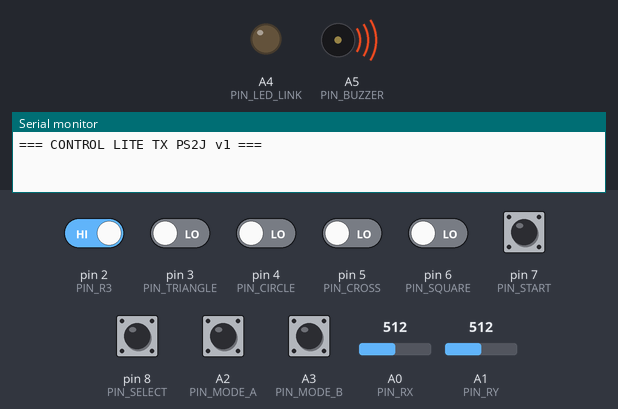
A sketch run on a simulated Arduino Uno, built with avr-gcc and run on an emulated ATmega328P. Shown: output pins drawn as LEDs (lit = HIGH), buzzer (waves = sounding), the last lines printed to the serial monitor. The test bench sets the inputs (shaded band); at power-on: A2 (PIN_MODE_A), A3 (PIN_MODE_B), pin 2 (PIN_R3) HIGH, pin 3 (PIN_TRIANGLE), pin 4 (PIN_CIRCLE), pin 5 (PIN_CROSS), pin 6 (PIN_SQUARE), pin 7 (PIN_START), pin 8 (PIN_SELECT) LOW, A0 (PIN_RX) = 512, A1 (PIN_RY) = 512. No radio packets arrive unless stated.

Above: at 0.06 s.
At 1.2 s:
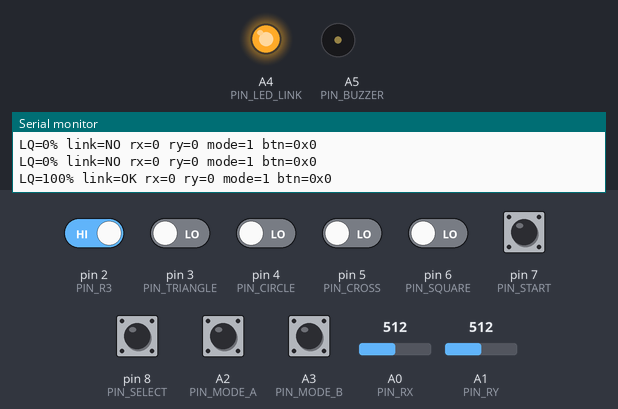
1.3 s: A2 (PIN_MODE_A) pulled LOW for 0.15 s
At 2.0 s:
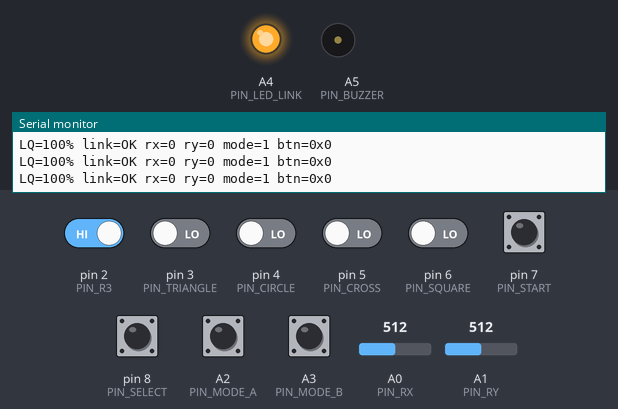
3.0 s: pin 2 (PIN_R3) driven LOW and pin 3 (PIN_TRIANGLE) driven HIGH and pin 4 (PIN_CIRCLE) driven HIGH and pin 5 (PIN_CROSS) driven HIGH and pin 6 (PIN_SQUARE) driven HIGH
4.9 s: pin 7 (PIN_START) pulled HIGH for 0.15 s
6.5 s: pin 8 (PIN_SELECT) pulled HIGH for 0.15 s
Timing chart, 0 to 9.1 s (numbered marks = the images above; inputs shaded):
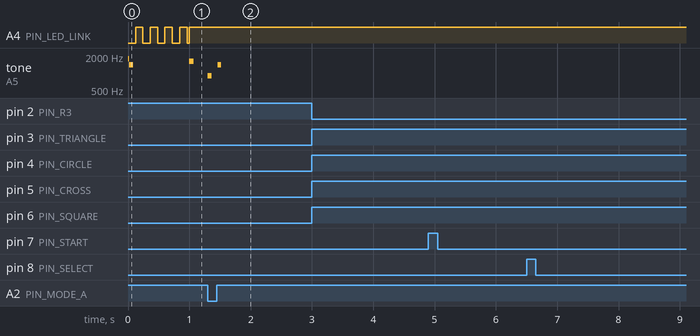

The sketch:

codigo_control_lite_v1.ino
```cpp
#include <Arduino.h>
#include <SPI.h>
#include <RF24.h>

// ================= NRF =================
RF24 radio(9, 10);                // CE, CSN
const uint8_t ADDR[6] = "JR001";  // Igual en RX

// ================= PINS CONTROL LITE =================
// Stick físico (lo tratamos como stick DERECHO)
static const uint8_t PIN_RX = A0;
static const uint8_t PIN_RY = A1;

// Click del stick (R3)
static const uint8_t PIN_R3 = 2;

// 4 botones “colores” del shield -> PS2
static const uint8_t PIN_TRIANGLE = 3;
static const uint8_t PIN_CIRCLE = 4;
static const uint8_t PIN_CROSS = 5;
static const uint8_t PIN_SQUARE = 6;

// Start / Select
static const uint8_t PIN_START = 7;
static const uint8_t PIN_SELECT = 8;

// Switch 3 posiciones (A2/A3 + GND)
static const uint8_t PIN_MODE_A = A2;
static const uint8_t PIN_MODE_B = A3;

// LED estado + buzzer pasivo
static const uint8_t PIN_LED_LINK = A4;  // resistencia 330–470 ohm
static const uint8_t PIN_BUZZER = A5;    // buzzer pasivo

// ================= AJUSTES =================
static const bool BUTTONS_ACTIVE_LOW = false;  // tu shield: suelto=0 presionado=1
static const uint8_t DEADZONE_PERCENT = 6;     // 4..10 típico
static const uint8_t FILTER_STRENGTH = 4;      // 2..8 (más alto = más suave)

static const uint16_t SEND_PERIOD_MS = 20;     // 50 Hz
static const uint16_t LQ_WINDOW_MS = 1000;     // link quality por ACK
static const uint16_t SERIAL_PERIOD_MS = 120;  // debug

// ================= PS2J v1 =================
enum PS2J_Button : uint16_t {
  PS2J_SELECT = (1u << 0),
  PS2J_START = (1u << 1),
  PS2J_SQUARE = (1u << 2),
  PS2J_CROSS = (1u << 3),
  PS2J_CIRCLE = (1u << 4),
  PS2J_TRIANGLE = (1u << 5),
  PS2J_R3 = (1u << 6),
};

struct PS2J_Packet {
  int8_t lx;      // Lite no tiene -> 0
  int8_t ly;      // Lite no tiene -> 0
  int8_t rx;      // tu stick X
  int8_t ry;      // tu stick Y
  uint16_t btn;   // 7 botones en bits
  uint8_t mode3;  // switch 0/1/2
  uint8_t seq;    // contador
  uint8_t flags;  // 1=Lite (opcional)
};
static_assert(sizeof(PS2J_Packet) == 9, "Control Lite PS2J v1 wire packet must be 9 bytes on AVR");

static const uint8_t PS2J_FLAG_LITE = 1;

// ================= INTERNALS =================
static int16_t filtX = 512, filtY = 512;

static uint32_t lastSendMs = 0, lastLQMs = 0, lastSerialMs = 0;
static uint16_t sent = 0, acked = 0;
static uint8_t lastLQ = 0;
static bool linkOk = false, prevLinkOk = false;

static uint32_t ledBlinkMs = 0;
static bool ledState = false;

static bool buzzerPlaying = false;
static uint32_t buzzerOffMs = 0;

static uint8_t seqCounter = 0;
static uint8_t prevMode = 255;

// ================= HELPERS =================
static inline bool pressed(uint8_t pin) {
  uint8_t v = digitalRead(pin);
  return BUTTONS_ACTIVE_LOW ? (v == LOW) : (v == HIGH);
}

static inline int16_t readFilteredAnalog(uint8_t pin, int16_t &accum) {
  int16_t raw = analogRead(pin);
  accum = accum + (raw - accum) / (int16_t)FILTER_STRENGTH;
  return accum;
}

static inline int8_t mapAxisToInt8(int16_t adc) {
  int16_t centered = adc - 512;
  int16_t dz = (int32_t)1023 * DEADZONE_PERCENT / 100 / 2;
  if (centered > -dz && centered < dz) centered = 0;

  int32_t scaled = (int32_t)centered * 127 / 512;
  if (scaled > 127) scaled = 127;
  if (scaled < -127) scaled = -127;
  return (int8_t)scaled;
}

static inline uint8_t readMode3pos() {
  // INPUT_PULLUP + centro del switch a GND:
  bool a = (digitalRead(PIN_MODE_A) == LOW);
  bool b = (digitalRead(PIN_MODE_B) == LOW);
  if (a && !b) return 0;
  if (!a && b) return 2;
  return 1;
}

static inline bool pressedR3() {
  return digitalRead(PIN_R3) == LOW;  // con INPUT_PULLUP, LOW = apretado
}

static uint16_t readButtonsPS2J() {
  uint16_t b = 0;
  if (pressed(PIN_SELECT)) b |= PS2J_SELECT;
  if (pressed(PIN_START)) b |= PS2J_START;
  if (pressed(PIN_SQUARE)) b |= PS2J_SQUARE;
  if (pressed(PIN_CROSS)) b |= PS2J_CROSS;
  if (pressed(PIN_CIRCLE)) b |= PS2J_CIRCLE;
  if (pressed(PIN_TRIANGLE)) b |= PS2J_TRIANGLE;


  if (pressedR3()) b |= PS2J_R3;  // <- SOLO R3 distinto
  //if (pressed(PIN_R3)) b |= PS2J_R3;
  return b;
}

// ---- buzzer pasivo ----
static void beep(uint16_t freq, uint16_t ms) {
  tone(PIN_BUZZER, freq);
  buzzerPlaying = true;
  buzzerOffMs = millis() + ms;
}

static void buzzerUpdate() {
  if (buzzerPlaying && (int32_t)(millis() - buzzerOffMs) >= 0) {
    noTone(PIN_BUZZER);
    buzzerPlaying = false;
  }
}

// ---- LED link real (ACK) ----
static void ledLinkUpdate(uint8_t lq, bool ok) {
  uint32_t now = millis();

  if (ok && lq >= 90) {  // link sólido
    digitalWrite(PIN_LED_LINK, HIGH);
    return;
  }

  uint16_t period = !ok ? 120 : (lq >= 70 ? 500 : (lq >= 40 ? 250 : 150));
  if (now - ledBlinkMs >= period) {
    ledBlinkMs = now;
    ledState = !ledState;
    digitalWrite(PIN_LED_LINK, ledState ? HIGH : LOW);
  }
}

void setup() {
  Serial.begin(115200);

  // Botones (ACTIVE HIGH)
  pinMode(PIN_R3, INPUT_PULLUP);
  pinMode(PIN_TRIANGLE, INPUT);
  pinMode(PIN_CIRCLE, INPUT);
  pinMode(PIN_CROSS, INPUT);
  pinMode(PIN_SQUARE, INPUT);
  pinMode(PIN_START, INPUT);
  pinMode(PIN_SELECT, INPUT);

  // Switch
  pinMode(PIN_MODE_A, INPUT_PULLUP);
  pinMode(PIN_MODE_B, INPUT_PULLUP);

  // LED + buzzer
  pinMode(PIN_LED_LINK, OUTPUT);
  pinMode(PIN_BUZZER, OUTPUT);
  digitalWrite(PIN_LED_LINK, LOW);
  noTone(PIN_BUZZER);

  // Filtros
  filtX = analogRead(PIN_RX);
  filtY = analogRead(PIN_RY);

  // NRF
  radio.begin();
  radio.setChannel(76);
  radio.setDataRate(RF24_250KBPS);
  radio.setPALevel(RF24_PA_LOW);
  radio.setRetries(5, 10);
  radio.openWritingPipe(ADDR);
  radio.stopListening();

  beep(1800, 80);
  Serial.println(F("=== CONTROL LITE TX PS2J v1 ==="));
}

void loop() {
  uint32_t now = millis();

  // Envío
  if (now - lastSendMs >= SEND_PERIOD_MS) {
    lastSendMs = now;

    PS2J_Packet p;
    p.lx = 0;
    p.ly = 0;
    p.rx = mapAxisToInt8(readFilteredAnalog(PIN_RX, filtX));
    p.ry = mapAxisToInt8(readFilteredAnalog(PIN_RY, filtY));
    p.btn = readButtonsPS2J();
    p.mode3 = readMode3pos();
    p.seq = seqCounter++;
    p.flags = PS2J_FLAG_LITE;

    bool ok = radio.write(&p, sizeof(p));
    sent++;
    if (ok) acked++;

    // beep cambio de modo
    if (p.mode3 != prevMode) {
      prevMode = p.mode3;
      if (p.mode3 == 0) beep(900, 60);
      else if (p.mode3 == 1) beep(1400, 60);
      else beep(2000, 60);
    }
  }

  // Link quality
  if (now - lastLQMs >= LQ_WINDOW_MS) {
    lastLQMs = now;
    lastLQ = (sent > 0) ? (uint32_t)acked * 100 / sent : 0;
    linkOk = (acked > 0);

    // beep perdió/recuperó link
    if (linkOk != prevLinkOk) {
      if (linkOk) beep(1600, 70);
      else beep(800, 120);
      prevLinkOk = linkOk;
    }

    sent = 0;
    acked = 0;
  }

  ledLinkUpdate(lastLQ, linkOk);

  // Serial debug (opcional)
  if (now - lastSerialMs >= SERIAL_PERIOD_MS) {
    lastSerialMs = now;
    Serial.print(F("LQ="));
    Serial.print(lastLQ);
    Serial.print(F("% link="));
    Serial.print(linkOk ? F("OK") : F("NO"));
    Serial.print(F(" rx="));
    Serial.print(mapAxisToInt8(filtX));
    Serial.print(F(" ry="));
    Serial.print(mapAxisToInt8(filtY));
    Serial.print(F(" mode="));
    Serial.print(prevMode);
    Serial.print(F(" btn=0x"));
    Serial.println(readButtonsPS2J(), HEX);
  }

  buzzerUpdate();
}
```

Measured:
- after the input at 1.3 s, tone on A5 (PIN_BUZZER): silent → 900 Hz at once, → silent 0.06 s later, → 1400 Hz 0.10 s later, → silent 0.06 s later
- by itself, tone on A5 (PIN_BUZZER): plays 1800 Hz for 0.02 s, 1400 Hz for 0.06 s, 1600 Hz for 0.07 s
